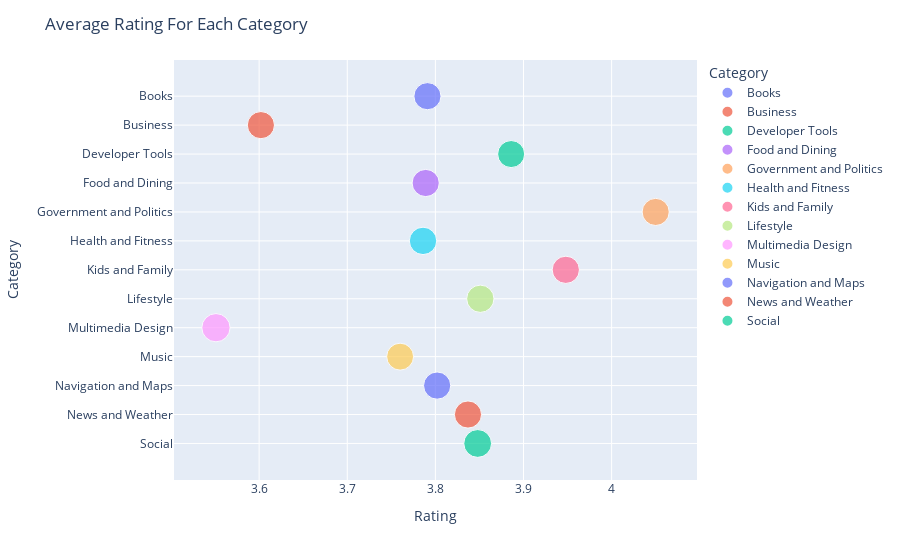

The cell this chart's notebook holds for it:
### Code cell
fig = px.scatter(df_cate, x='Rating', y='Category', color='Category',size = 'No of people Rated')
fig.update_layout(title="Average Rating For Each Category")
fig.show()

### Figure 1 — Plotly figure (JSON) as saved in the notebook; plotly's stock layout.template omitted (floating-point values rounded to 4 significant figures)
{"data": [{"hoverlabel": {"namelength": 0}, "hovertemplate": "Category=%{y}<br>Rating=%{x}<br>No of people Rated=%{marker.size}", "legendgroup": "Books", "marker": {"color": "#636efa", "size": [548.5], "sizemode": "area", "sizeref": 1.489, "symbol": "circle"}, "mode": "markers", "name": "Books", "showlegend": true, "type": "scatter", "x": [3.791], "xaxis": "x", "y": ["Books"], "yaxis": "y"}, {"hoverlabel": {"namelength": 0}, "hovertemplate": "Category=%{y}<br>Rating=%{x}<br>No of people Rated=%{marker.size}", "legendgroup": "Business", "marker": {"color": "#EF553B", "size": [549.5], "sizemode": "area", "sizeref": 1.489, "symbol": "circle"}, "mode": "markers", "name": "Business", "showlegend": true, "type": "scatter", "x": [3.602], "xaxis": "x", "y": ["Business"], "yaxis": "y"}, {"hoverlabel": {"namelength": 0}, "hovertemplate": "Category=%{y}<br>Rating=%{x}<br>No of people Rated=%{marker.size}", "legendgroup": "Developer Tools", "marker": {"color": "#00cc96", "size": [545.4], "sizemode": "area", "sizeref": 1.489, "symbol": "circle"}, "mode": "markers", "name": "Developer Tools", "showlegend": true, "type": "scatter", "x": [3.886], "xaxis": "x", "y": ["Developer Tools"], "yaxis": "y"}, {"hoverlabel": {"namelength": 0}, "hovertemplate": "Category=%{y}<br>Rating=%{x}<br>No of people Rated=%{marker.size}", "legendgroup": "Food and Dining", "marker": {"color": "#ab63fa", "size": [550.9], "sizemode": "area", "sizeref": 1.489, "symbol": "circle"}, "mode": "markers", "name": "Food and Dining", "showlegend": true, "type": "scatter", "x": [3.789], "xaxis": "x", "y": ["Food and Dining"], "yaxis": "y"}, {"hoverlabel": {"namelength": 0}, "hovertemplate": "Category=%{y}<br>Rating=%{x}<br>No of people Rated=%{marker.size}", "legendgroup": "Government and Politics", "marker": {"color": "#FFA15A", "size": [548.3], "sizemode": "area", "sizeref": 1.489, "symbol": "circle"}, "mode": "markers", "name": "Government and Politics", "showlegend": true, "type": "scatter", "x": [4.05], "xaxis": "x", "y": ["Government and Politics"], "yaxis": "y"}, {"hoverlabel": {"namelength": 0}, "hovertemplate": "Category=%{y}<br>Rating=%{x}<br>No of people Rated=%{marker.size}", "legendgroup": "Health and Fitness", "marker": {"color": "#19d3f3", "size": [558.5], "sizemode": "area", "sizeref": 1.489, "symbol": "circle"}, "mode": "markers", "name": "Health and Fitness", "showlegend": true, "type": "scatter", "x": [3.786], "xaxis": "x", "y": ["Health and Fitness"], "yaxis": "y"}, {"hoverlabel": {"namelength": 0}, "hovertemplate": "Category=%{y}<br>Rating=%{x}<br>No of people Rated=%{marker.size}", "legendgroup": "Kids and Family", "marker": {"color": "#FF6692", "size": [553.1], "sizemode": "area", "sizeref": 1.489, "symbol": "circle"}, "mode": "markers", "name": "Kids and Family", "showlegend": true, "type": "scatter", "x": [3.948], "xaxis": "x", "y": ["Kids and Family"], "yaxis": "y"}, {"hoverlabel": {"namelength": 0}, "hovertemplate": "Category=%{y}<br>Rating=%{x}<br>No of people Rated=%{marker.size}", "legendgroup": "Lifestyle", "marker": {"color": "#B6E880", "size": [554.9], "sizemode": "area", "sizeref": 1.489, "symbol": "circle"}, "mode": "markers", "name": "Lifestyle", "showlegend": true, "type": "scatter", "x": [3.851], "xaxis": "x", "y": ["Lifestyle"], "yaxis": "y"}, {"hoverlabel": {"namelength": 0}, "hovertemplate": "Category=%{y}<br>Rating=%{x}<br>No of people Rated=%{marker.size}", "legendgroup": "Multimedia Design", "marker": {"color": "#FF97FF", "size": [595.5], "sizemode": "area", "sizeref": 1.489, "symbol": "circle"}, "mode": "markers", "name": "Multimedia Design", "showlegend": true, "type": "scatter", "x": [3.551], "xaxis": "x", "y": ["Multimedia Design"], "yaxis": "y"}, {"hoverlabel": {"namelength": 0}, "hovertemplate": "Category=%{y}<br>Rating=%{x}<br>No of people Rated=%{marker.size}", "legendgroup": "Music", "marker": {"color": "#FECB52", "size": [539.1], "sizemode": "area", "sizeref": 1.489, "symbol": "circle"}, "mode": "markers", "name": "Music", "showlegend": true, "type": "scatter", "x": [3.76], "xaxis": "x", "y": ["Music"], "yaxis": "y"}, {"hoverlabel": {"namelength": 0}, "hovertemplate": "Category=%{y}<br>Rating=%{x}<br>No of people Rated=%{marker.size}", "legendgroup": "Navigation and Maps", "marker": {"color": "#636efa", "size": [551.0], "sizemode": "area", "sizeref": 1.489, "symbol": "circle"}, "mode": "markers", "name": "Navigation and Maps", "showlegend": true, "type": "scatter", "x": [3.802], "xaxis": "x", "y": ["Navigation and Maps"], "yaxis": "y"}, {"hoverlabel": {"namelength": 0}, "hovertemplate": "Category=%{y}<br>Rating=%{x}<br>No of people Rated=%{marker.size}", "legendgroup": "News and Weather", "marker": {"color": "#EF553B", "size": [549.5], "sizemode": "area", "sizeref": 1.489, "symbol": "circle"}, "mode": "markers", "name": "News and Weather", "showlegend": true, "type": "scatter", "x": [3.837], "xaxis": "x", "y": ["News and Weather"], "yaxis": "y"}, {"hoverlabel": {"namelength": 0}, "hovertemplate": "Category=%{y}<br>Rating=%{x}<br>No of people Rated=%{marker.size}", "legendgroup": "Social", "marker": {"color": "#00cc96", "size": [575.2], "sizemode": "area", "sizeref": 1.489, "symbol": "circle"}, "mode": "markers", "name": "Social", "showlegend": true, "type": "scatter", "x": [3.848], "xaxis": "x", "y": ["Social"], "yaxis": "y"}], "layout": {"legend": {"itemsizing": "constant", "title": {"text": "Category"}, "tracegroupgap": 0}, "margin": {"t": 60}, "title": {"text": "Average Rating For Each Category"}, "xaxis": {"anchor": "y", "domain": [0, 1], "title": {"text": "Rating"}}, "yaxis": {"anchor": "x", "categoryarray": ["Social", "News and Weather", "Navigation and Maps", "Music", "Multimedia Design", "Lifestyle", "Kids and Family", "Health and Fitness", "Government and Politics", "Food and Dining", "Developer Tools", "Business", "Books"], "categoryorder": "array", "domain": [0, 1], "title": {"text": "Category"}}}}
